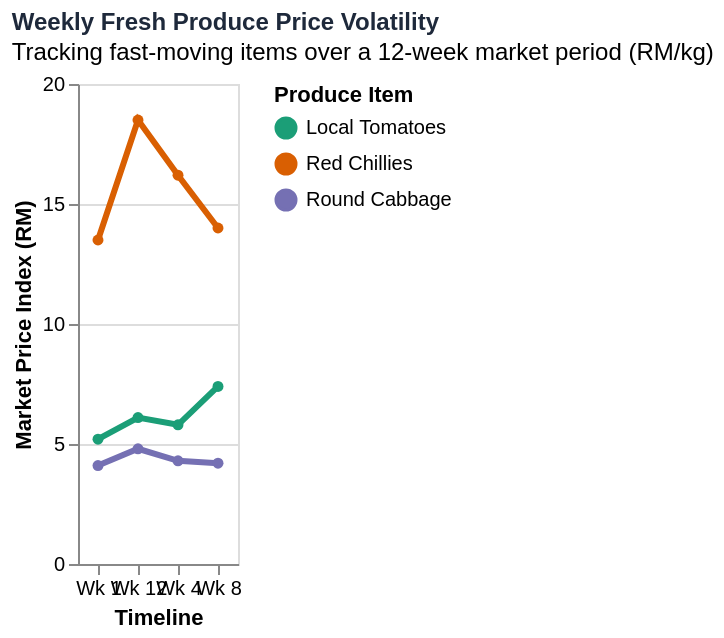

The specification (Vega-Lite) saved for this image:
### Vega-Lite specification from a JSON file in a GitHub repository (floating-point values rounded to 4 significant figures)
{"$schema": "https://vega.github.io/schema/vega-lite/v5.json", "width": "container", "height": 240, "title": {"text": "Weekly Fresh Produce Price Volatility", "subtitle": "Tracking fast-moving items over a 12-week market period (RM/kg)", "fontSize": 12, "anchor": "start", "color": "#1e293b"}, "data": {"values": [{"week": "Wk 1", "item": "Local Tomatoes", "price": 5.2}, {"week": "Wk 4", "item": "Local Tomatoes", "price": 5.8}, {"week": "Wk 8", "item": "Local Tomatoes", "price": 7.4}, {"week": "Wk 12", "item": "Local Tomatoes", "price": 6.1}, {"week": "Wk 1", "item": "Red Chillies", "price": 13.5}, {"week": "Wk 4", "item": "Red Chillies", "price": 16.2}, {"week": "Wk 8", "item": "Red Chillies", "price": 14.0}, {"week": "Wk 12", "item": "Red Chillies", "price": 18.5}, {"week": "Wk 1", "item": "Round Cabbage", "price": 4.1}, {"week": "Wk 4", "item": "Round Cabbage", "price": 4.3}, {"week": "Wk 8", "item": "Round Cabbage", "price": 4.2}, {"week": "Wk 12", "item": "Round Cabbage", "price": 4.8}]}, "mark": {"type": "line", "point": true, "strokeWidth": 3}, "encoding": {"x": {"field": "week", "type": "nominal", "title": "Timeline", "axis": {"labelAngle": 0}}, "y": {"field": "price", "type": "quantitative", "title": "Market Price Index (RM)"}, "color": {"field": "item", "type": "nominal", "scale": {"scheme": "dark2"}, "title": "Produce Item"}, "tooltip": [{"field": "item", "type": "nominal", "title": "Item"}, {"field": "week", "type": "nominal", "title": "Period"}, {"field": "price", "type": "quantitative", "title": "Price per kg (RM)"}]}}
